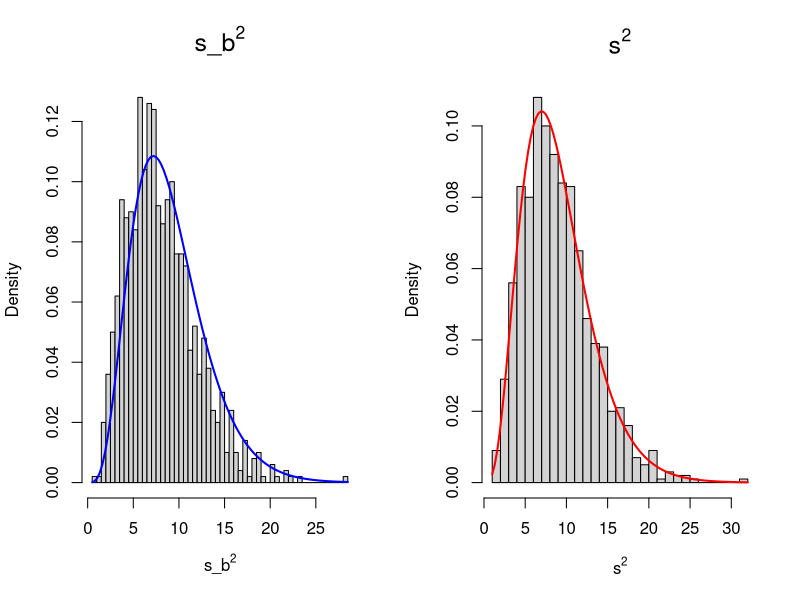
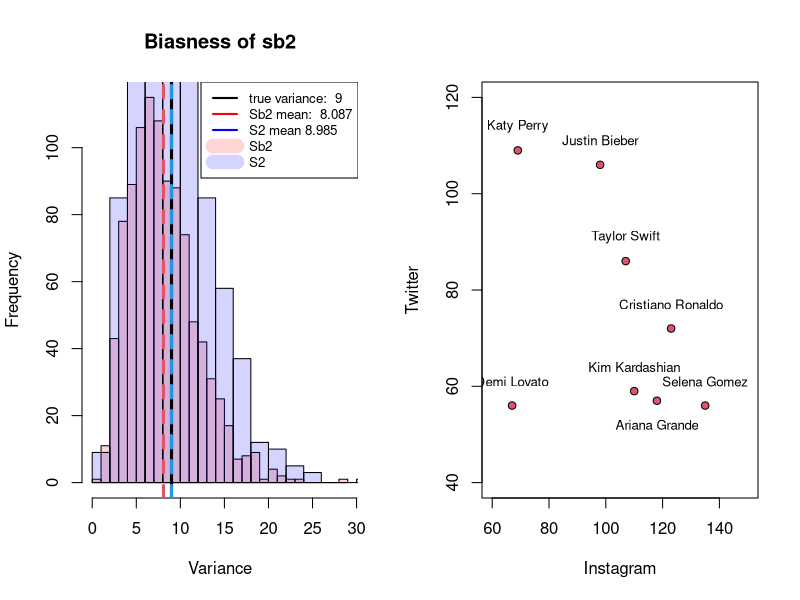
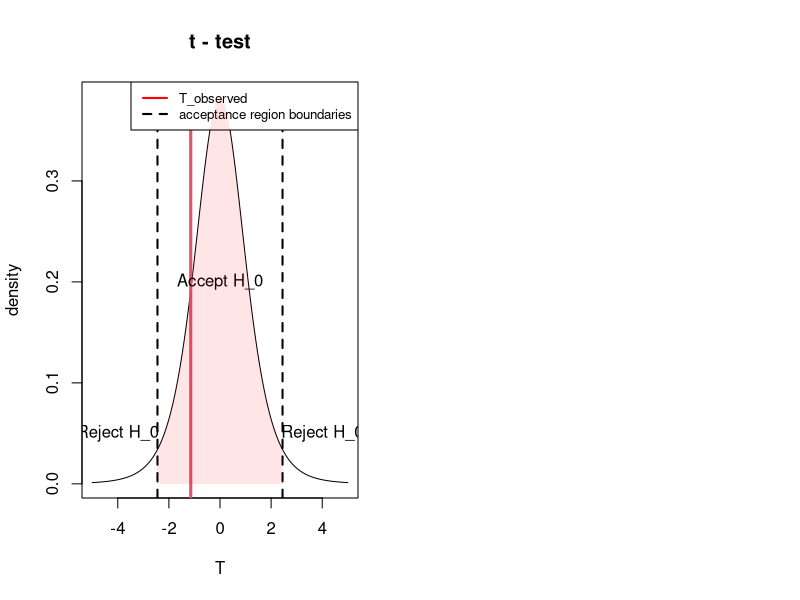
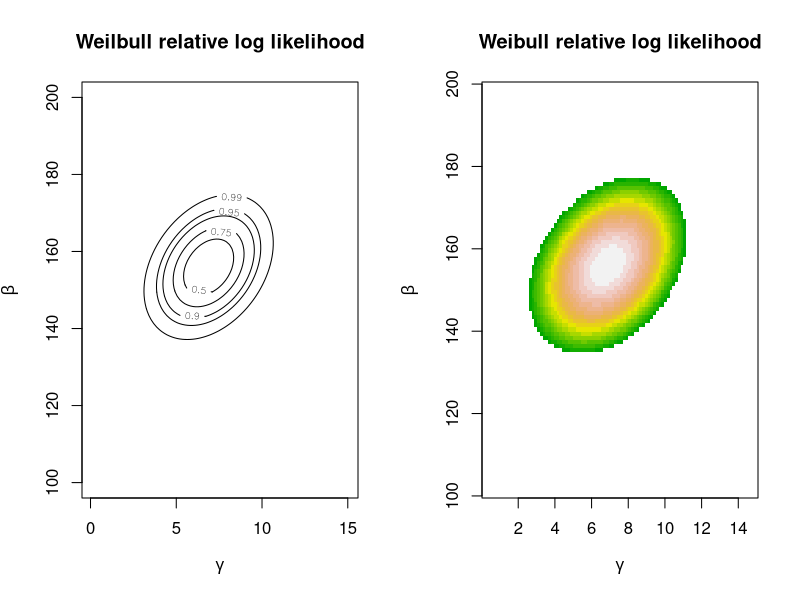
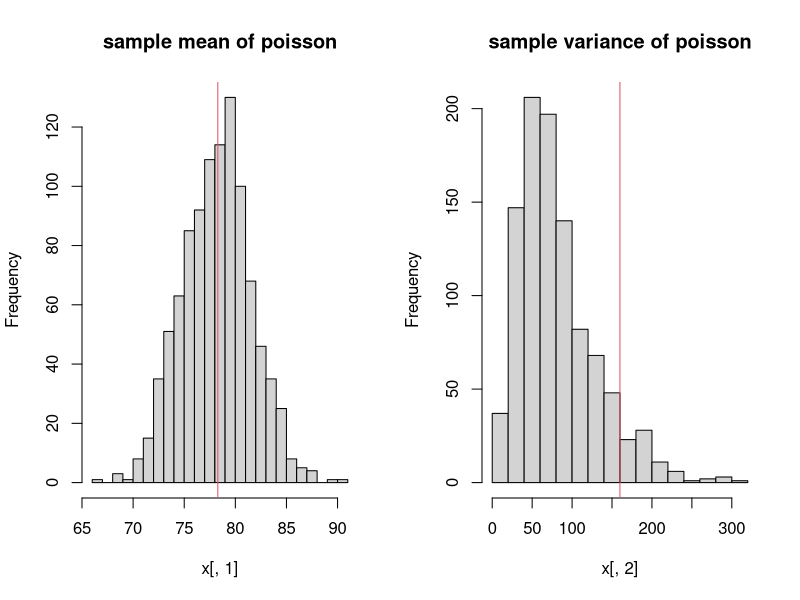
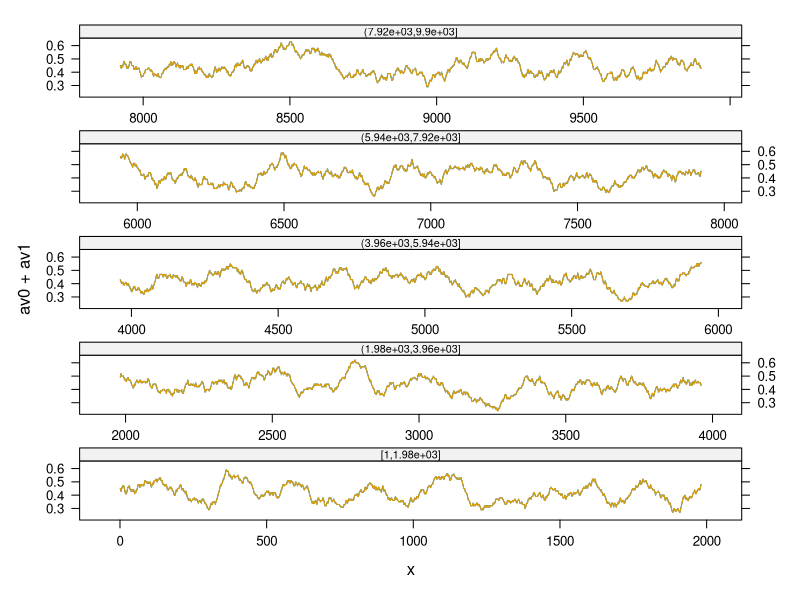
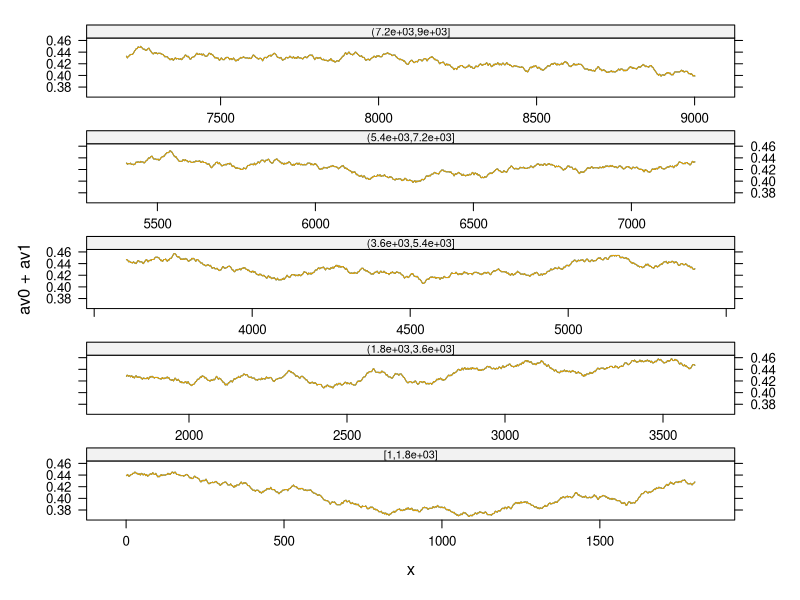
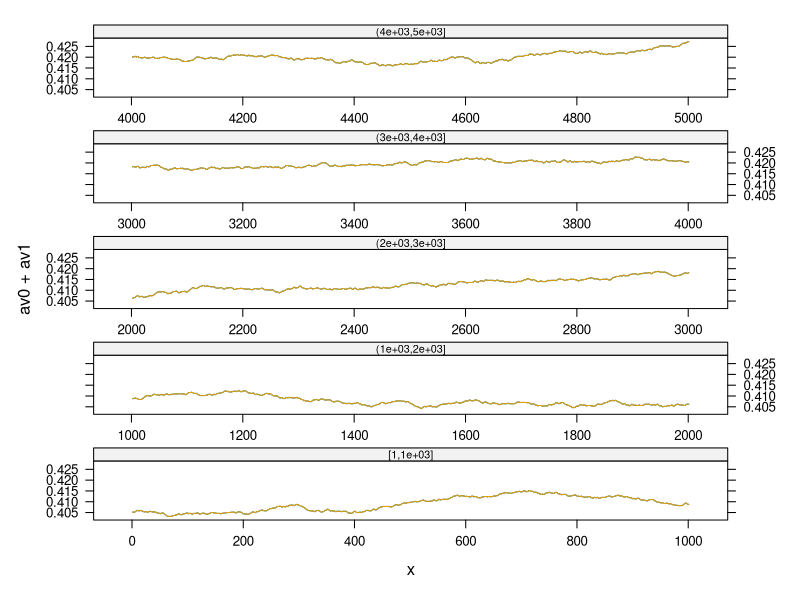

Write R code to recreate these figures, in order.
## ---- chunk 1
knitr::opts_chunk$set(fig.align = 'center', warning=FALSE, message=FALSE, fig.asp=0.625, dev='png', global.par = TRUE, dev.args=list(pointsize=10), fig.path = 'figs/')
library(MASS)
## ---- chunk 2
library(knitr)
local({
  hook_plot = knit_hooks$get('plot')
  knit_hooks$set(plot = function(x, options) {
    paste0('\n\n----\n\n', hook_plot(x, options))
  })
})
## ---- chunk 3
set.seed(123)
rep <- 1000
n <- 10
mu <- 5
sigma <- 3

samples <- array(0, c(rep,n))
statistics <- array(0,c(rep,2))


for (i in 1:rep){
  samples[i,] <- rnorm(n,mu,sigma)
  statistics[i,1] <- var(samples[i,])
  statistics[i,2] <- statistics[i,1]*(n-1)/n 
}

par (mfrow=c(1,2), oma=c(0,0,0,0))
hist(statistics[,2], breaks= 40, probability = TRUE, 
xlab=expression(s_b^2), main= bquote(s_b^2), cex.main=1.5)
curve(((n)/sigma^2) * dchisq(x * ((n)/sigma^2), df = n),
add = TRUE, col="blue", lwd=2, main="N(0,1)")

hist(statistics[ ,1], breaks= 40, probability = TRUE, 
xlab=expression(s^2), main= bquote(s^2), cex.main=1.5)
curve(((n-1)/sigma^2) * dchisq(x * ((n-1)/sigma^2), df = n - 1),
add = TRUE, col="red", lwd=2, main="N(0,1)")

#is s2 correct?
mean(statistics[,1])
sigma**2

#is sb2 correct?
mean(statistics[,2])
sigma**2

#plot s2 observed, sb2 observed and true value
{
hist(statistics[,2],breaks=20,col=rgb(1,0,0,1/6),main="Biasness of sb2",xlab="Variance")  
hist(statistics[,1],breaks=20,add=TRUE,col=rgb(0,0,1,1/6))                    
abline(v=sigma**2,lwd=3)  
abline(v=mean(statistics[,1]),col=4,lty=2,lwd=3)
abline(v=mean(statistics[,2]),col=2,lty=2,lwd=3)
legend("topright", legend=c(paste("true variance: ",sigma**2), paste("Sb2 mean: ",round(mean(statistics[,2]),3)),paste("S2 mean",round(mean(statistics[,1]),3)),"Sb2","S2"),col=c("black", "red","blue",rgb(1,0,0,1/6),col=rgb(0,0,1,1/6)), lty=c(1,1,1,2,2),lwd=c(2,2,2,14,14), cex=0.8)
}

## ---- chunk 4
set.seed(343)
n <- 50
K <- 4
M <- 7

y <- apply(matrix(rep(1:K, times=M-1), byrow=TRUE, nrow=6, ncol=K), 1, sample, size=n, 
           replace=TRUE, prob =c( 7/16, 5/16, 3/16, 1/16))
observed <- apply(y, 2, table)
expected <- c( n*(7/16), n*(5/16), n*(3/16), n*(1/16))
x2 <- sum((observed-expected)^(2)/expected)
pchisq(x2, df =(K-1)*((M-1)-1), lower.tail =FALSE )

## ---- chunk 5
y_gp <- sample( 1:K, n, replace=TRUE, prob =c( 1/16, 3/16, 5/16, 7/16))
observed_gp <- table(y_gp)
x2_gp <- sum((cbind(observed,observed_gp)-expected)^(2)/expected)
pchisq(x2_gp, df =(K-1)*(M-1), lower.tail =FALSE )
## ---- chunk 6
y_2 <- apply(matrix(rep(1:K, times=M-1), byrow=TRUE, nrow=6, ncol=K), 1, sample, size=50, 
            replace=TRUE, sample(c(7/16, 5/16, 3/16, 1/16), prob=rep(1/4,4)))
observed_2 <- apply(y_2, 2, table)

x2_2 <- sum((observed_2-expected)^(2)/expected)
pchisq(x2_2, df =(K-1)*((M-1)-1), lower.tail =FALSE )
## ---- chunk 7
x2_gp_2 <- sum((cbind(observed_2,observed_gp)-expected)^(2)/expected)
pchisq(x2_gp_2, df =(K-1)*(M-1), lower.tail =FALSE )
## ---- chunk 8

Owners <- c( "Katy Perry", "Justin Bieber", "Taylor Swift", "Cristiano Ronaldo",
                   "Kim Kardashian", "Ariana Grande", "Selena Gomez", "Demi Lovato")
Instagram <- c( 69, 98,107, 123, 110, 118, 135, 67)
Twitter <- c( 109, 106, 86, 72, 59, 57, 56, 56)
plot( Instagram, Twitter, pch=21, bg=2, xlim=c(60, 150), ylim=c(40, 120) )
text( Instagram[-6], Twitter[-6]+5, Owners[-6], cex=0.8 )
text( Instagram[6], Twitter[6]-5, Owners[6], cex=0.8 )

      
## ---- chunk 9

library(RColorBrewer)

Instagram <- c( 69, 98,107, 123, 110, 118, 135, 67)
Twitter <- c( 109, 106, 86, 72, 59, 57, 56, 56)

n=length(Instagram)
r=cor(Instagram,Twitter)
r
t_obs=r*sqrt((n-2)/(1-r^2))

x <- seq(-5,5,length=1000)
{
plot(x,dt(x,n-2),type="l",xlab="T",ylab="density",main="t - test")
abline(v=t_obs,col=2,lwd=3)


#I fix alpha=0.05 and plot rejection and acceptance region
alpha <- 0.05
r1 <- qt(alpha/2,n-2)
r2 <- qt(1-alpha/2,n-2)
abline(v=r1,lty=2,lwd=2)
abline(v=r2,lty=2,lwd=2)
text (0,0.2, paste("Accept", expression(H_0)))
text(-4,0.05,paste("Reject",expression(H_0)))
text(4,0.05,paste("Reject",expression(H_0)))
legend("topright", legend=c("T_observed", "acceptance region boundaries"),col=c("red","black"),lty=c(1,2),lwd=2, cex=0.8)


alpha <- 0.05
q_inf_95 <- qt(alpha/2, df=n-2)
q_sup_95 <- qt(1-alpha/2, df=n-2)
cord.x <- c(q_inf_95,seq(q_inf_95,q_sup_95,0.01),q_sup_95)
cord.y <- c(0,dt(seq(q_inf_95,q_sup_95,0.01),n-2),0)
polygon(cord.x,cord.y,col=rgb(1,0,0,1/10), border = NA )
}
 
## ---- chunk 10
#compute the p-value
p=2*(1-pt(abs(t_obs),n-2))
p
## ---- chunk 11
rho <- cor(Instagram, Twitter, method="spearman")
t_s <- rho*((n-2)/(1-rho^2))^(1/2)
2*(1-pt(abs(t_s), df=n-2))
## ---- chunk 12
y <- c(155.9, 200.2, 143.8, 150.1,152.1, 142.2, 147, 146, 146,
 170.3, 148, 140, 118, 144, 97)

n <- length(y)

#define parameters grid
gamma <- seq(0.1, 15, length=100)
beta <- seq(100,200, length=100)

parvalues <- expand.grid(gamma,beta)

gammahat<-uniroot(function(x) n/x+sum(log(y))-n*
sum(y^x*log(y))/sum(y^x),
c(1e-5,15))$root
betahat<- mean(y^gammahat)^(1/gammahat)
weib.y.mle<-c(gammahat,betahat)

#observed information matrix
jhat<-matrix(NA,nrow=2,ncol=2)
jhat[1,1]<-n/gammahat^2+sum((y/betahat)^gammahat*
(log(y/betahat))^2)
jhat[1,2]<-jhat[2,1]<- n/betahat-sum(y^gammahat/betahat^(gammahat+1)*
(gammahat*log(y/betahat)+1))
jhat[2,2]<- -n*gammahat/betahat^2+gammahat*(gammahat+1)/
betahat^(gammahat+2)*sum(y^gammahat)

approx <- function(theta){
 return(-0.5*(theta - weib.y.mle) %*% jhat %*% (theta - weib.y.mle))
}

appx <- apply(parvalues, 1, approx)
appx <- matrix(appx, nrow=length(gamma), ncol=length(beta),byrow=F)
conf.levels <- c(0,0.5,0.75,0.9,0.95,0.99)

par (mfrow=c(1,2), oma=c(0,0,0,0))
#contour plot
contour(gamma, beta, appx,
levels=-qchisq(conf.levels, 2)/2,
xlab=expression(gamma),
labels=as.character(conf.levels),
ylab=expression(beta))
title('Weilbull relative log likelihood')

#image
image(gamma,beta,appx,zlim=c(-6,0),
col=terrain.colors(20),xlab=expression(gamma),
ylab=expression(beta))
title('Weibull relative log likelihood')
      
## ---- chunk 13
n <- 100000; z <- rnorm(n)
zneg <- 0;j <- 1
for (i in 1:n) {
  if (z[i]<0) {
    zneg[j] <- z[i]
    j <- j + 1
  }
}

## ---- chunk 14
set.seed(101)
n <- 100000
z <- rnorm(n)
zneg <- 0
zneg2 <- 0
j <- 1

# timing the given function
start <- Sys.time()
for (i in 1:n) {
  if (z[i]<0) {
    zneg[j] <- z[i]
    j <- j + 1
  }
}
end <- Sys.time()
time1 <- end-start

# timing my optimized function
start <- Sys.time()
# in this way I'm copying in zneg2 only the negative values of z
zneg2=z[z<0]
end <- Sys.time()
time2 <- end-start

# check which one is faster
print(paste("Naive function took : " , round(time1, 5)))
print(paste("Modified function took : " , round(time2, 5))) #faster

#chech if the results are the same:
summary(zneg)
summary(zneg2)

## ---- chunk 15
set.seed(0); 
n <- 1000
A <- matrix(runif(n*n),n,n); 
x.true <- runif(n)
y <- A%*%x.true

## ---- chunk 16
start1 <- Sys.time()
A_inv <- solve(A)
x1 <- A_inv%*%y
end1 <- Sys.time()

naive_time = end1-start1
naive_time

mean_abs1 <- mean(abs(x1 - x.true))
mean_abs1
## ---- chunk 17
start2 <- Sys.time()
x2 <- solve(A,y)
end2 <- Sys.time()

opt_time = end2-start2
opt_time

mean_abs2 <- mean(abs(x2 - x.true))
mean_abs2

## ---- chunk 18
data <- c(87, 53, 72, 90, 78, 85, 83)


rep <- 1000
x <- array(0,c(rep,2))

for (i in 1:rep){
  xx <- rpois(7, 78.3)
  x[i,1] <- mean(xx)
  x[i,2] <- var(xx)
}

# plot histograms of simulated sample mean and sample variance
# plot also a red line for the observed values
par(mfrow=c(1,2))
hist(x[,1],breaks=20,main="sample mean of poisson")
abline(v=mean(data),col=2)
hist(x[,2],breaks=20,main="sample variance of poisson")
abline(v=var(data),col=2)

#prob of getting a sample variance bigger than the observed one
sum(x[,2]>var(data))/rep

# compute the p-value from the theoretical distribution
# because I know the distribution of the variance:
#(n-1)*s2/sigma^2 ~ chi(n-1) where sigma^2 is lambda for a poisson
chi_obs <- var(data)*6/78.3
1-pchisq(chi_obs,6)
#small but I can't reject the hypotesis
## ---- chunk 19
set.seed(0);
Pb <- matrix(c(0.6, 0.2, 0.2, 
                     0.2, 0.4, 0.4,
                     0.4, 0.3, 0.3), nrow = 3, ncol = 3, byrow = TRUE)

Markov = function(R, init, Mat ){
  chain = numeric(R)
  chain[1] = init+1
  
  for(i in 2:R){
    chain[i] = sample(x = 1:3, size =1, prob = Mat[chain[i-1], ])
  }
  chain - 1
  
}

results <- table(Markov(R= 100000, init = 0, Mat= Pb))
results

print(results/100000)

#0:Sun, 1:Cloud, 2:rain

## ---- chunk 20
library(Matrix)
A        <- matrix(nrow = 4, ncol = 3, byrow = TRUE, data = c(c(-0.4, 0.2, 0.4, 0.2, -0.6, 0.4, 0.2, 0.4, -0.7, 1, 1, 1 )))
b        <- c(0,0,0,1)
rank.A   <- as.numeric(rankMatrix(A))
rank.Ab  <- as.numeric(rankMatrix(cbind(A,b)))
print(paste("The rank of A =", rank.A, "and the rank of the augmented matrix =", rank.Ab))

pi        <- drop(solve(t(A) %*% A, t(A) %*% b))
names(pi) <- c('state.1', 'state.2', 'state.3')
pi

#ref https://stephens999.github.io/fiveMinuteStats/stationary_distribution.html
## ---- chunk 21
library(zoo)
library(lattice)

plotmarkov <- function(n=10000, start=0, window=100, transition=Pb, npanels=5){
      xc2 <- Markov(n, start, transition)
      mav0 <- rollmean(as.integer(xc2==0), window)
      mav1 <- rollmean(as.integer(xc2==0), window)
      npanel <- cut(1:length(mav0), breaks=seq(from=1, to=length(mav0),
      length=npanels+1), include.lowest=TRUE)
      df <- data.frame(av0=mav0, av1=mav1, x=1:length(mav0),
      gp=npanel)
      print(xyplot(av0+av1 ~ x | gp, data=df, layout=c(1,npanels),
      type="l", par.strip.text=list(cex=0.65),
      scales=list(x=list(relation="free"))))
}

plotmarkov(window = 100)
plotmarkov(window = 1000)
plotmarkov(window = 5000)
plotmarkov(n=10000, window = 1000)
plotmarkov(n=10000, window = 5000)
## ---- chunk 22
y1 <- rnorm(51)
y <- y1[-1] + y1[-51]
par (mfrow=c(1,2))
acf(y1) # acf is ‘autocorrelation function
acf(y)

## ---- chunk 23
par(mfrow=c(2,2))

for (i in 1:8){
  y1 <- rnorm(51)
  y <- y1[-1] + y1[-51]
  acf(y1)
  acf(y)}

## ---- chunk 24
set.seed(101)
auto_cor <- function(){
  y1 <- rnorm(51) # this is iid
  y <- y1[-1] + y1[-51] #this is not iid, correlated
  y
}
av <- numeric(25)
v <- numeric(25)
for (j in 1:25){
  y <- auto_cor()
  av[j] <- mean(y)
  v[j] <- var(y)
}

var(av)
mean(v)/25
